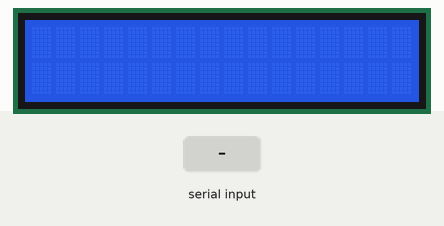
A sketch run on a simulated Arduino Uno, built with avr-gcc and run on an emulated ATmega328P. On the bench: 16×2 character LCD. The test bench sets the inputs (shaded band).

Above: at 1.2 s.
1.3 s: "1\n" received over Serial
At 2.2 s:
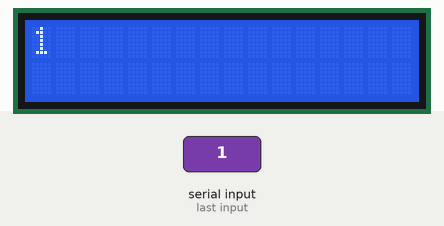
2.9 s: "0\n" received over Serial
At 3.5 s:
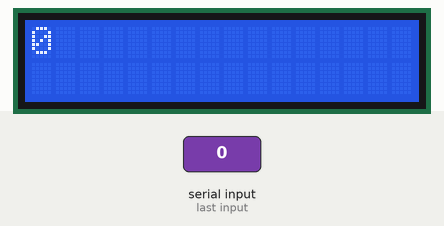
4.5 s: "2\n" received over Serial
At 5.9 s:
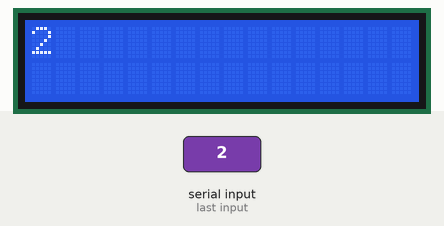
Timing chart, 0 to 7.5 s (numbered marks = the images above; inputs shaded):
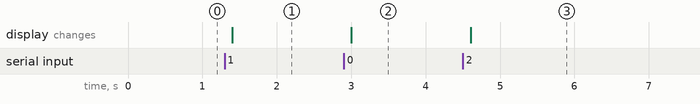

The sketch:

mikrotik_arduino_lcd.ino
```cpp
#include <LiquidCrystal.h>
LiquidCrystal lcd(12, 11, 5, 4, 3, 2);

void setup() {
  lcd.begin(16, 2);
  Serial.begin(9600);
}

void loop() {
  if (Serial.available()) {
    delay(100);
    lcd.clear();
    while (Serial.available() > 0) {
	String temp="";
 	char inchar = (char)  Serial.read();
  	if (inchar != '\r')  temp+=inchar;
  	lcd.print(temp);
    }
  }
}
```

Measured:
- after the input at 1.3 s, the display: changes after 0.10 s (image 1)
- after the input at 2.9 s, the display: changes after 0.10 s (image 2)
- after the input at 4.5 s, the display: changes after 0.10 s (image 3)
